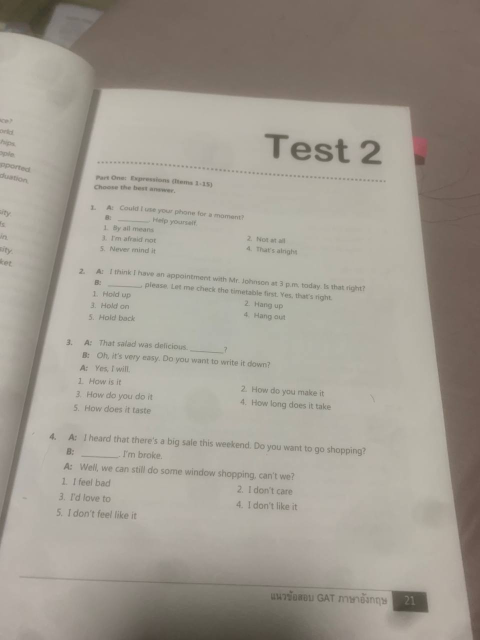
#> input picture pdf/1.jpg, 960 x 1280 px (shown at 1/2 size)
$ python scan_1.py
#> lines starting #> are read from the running program, lines starting #| are printed output that depends on the picture
from PIL import Image, ImageOps, ImageFilter
import pytesseract

img = Image.open("1.jpg").convert("L")
img = img.resize((int(img.width*1.7), int(img.height*1.7)))
#> img: PIL image 1632x2176 L
img = ImageOps.autocontrast(img)
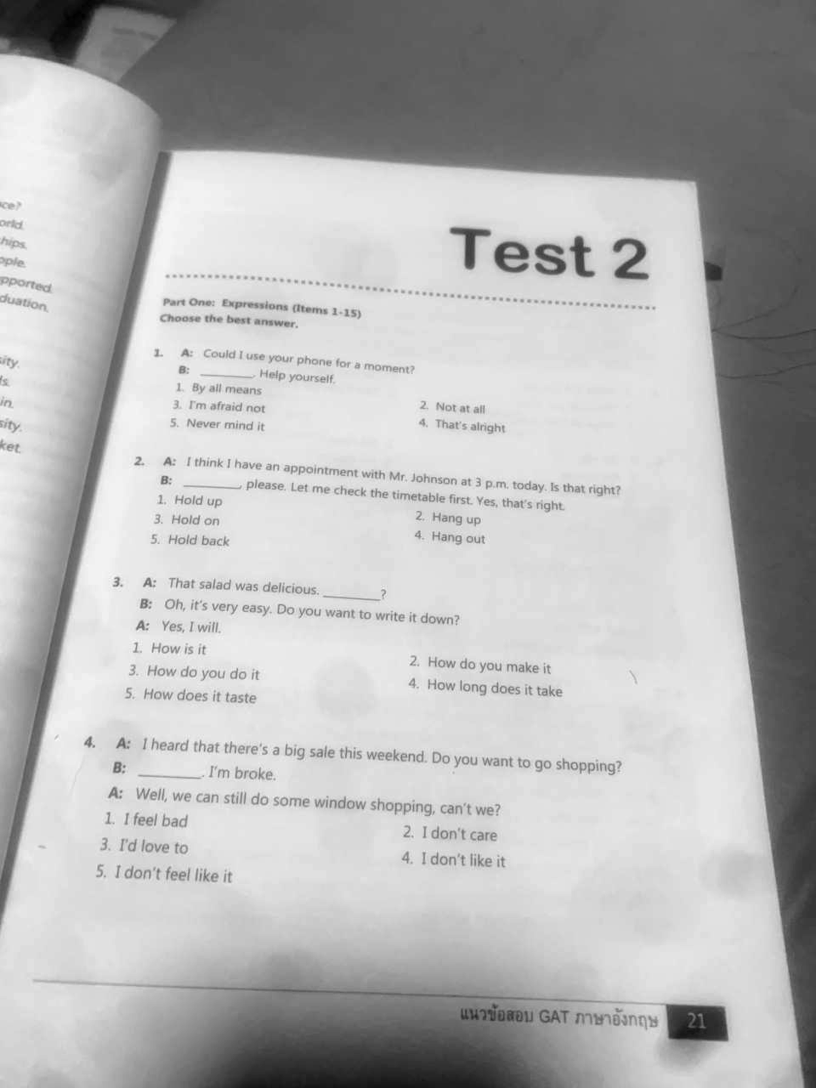
#> img: PIL image 1632x2176 L (shown at 1/2 size); min 0, max 255, mean 180.9
img = img.filter(ImageFilter.MedianFilter(size=3))
#> (the run stopped early here; a loop or call above may not have finished)

$ run again, with pdf/2.jpg copied over pdf/1.jpg
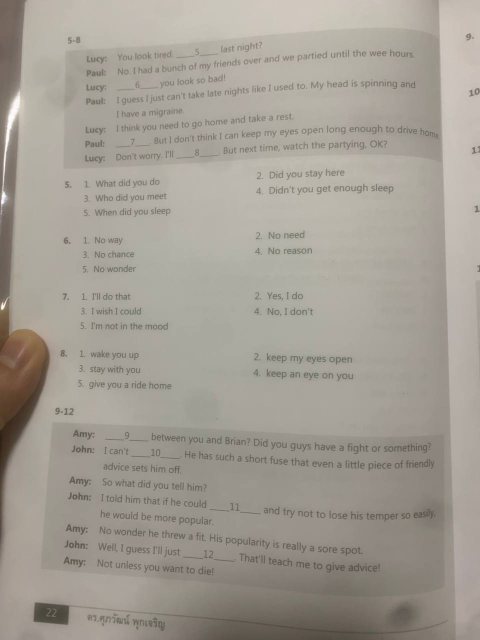
#> input picture pdf/2.jpg, 960 x 1280 px (shown at 1/2 size)
#> `img = ImageOps.autocontrast(img)`:
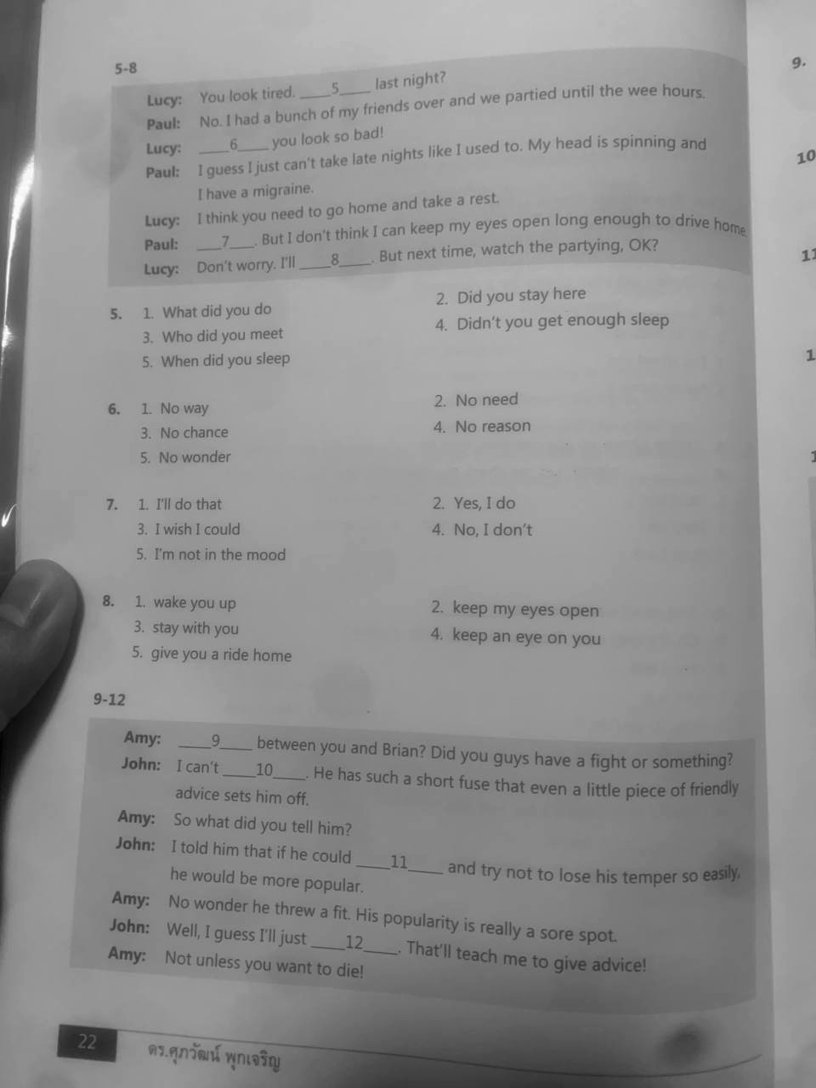
#> img: PIL image 1632x2176 L (shown at 1/2 size); min 0, max 255, mean 143.2

$ run again, with pdf/3.jpg copied over pdf/1.jpg
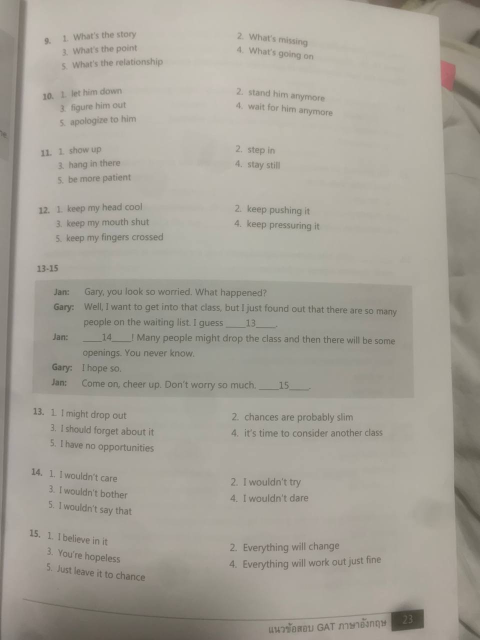
#> input picture pdf/3.jpg, 960 x 1280 px (shown at 1/2 size)
#> `img = ImageOps.autocontrast(img)`:
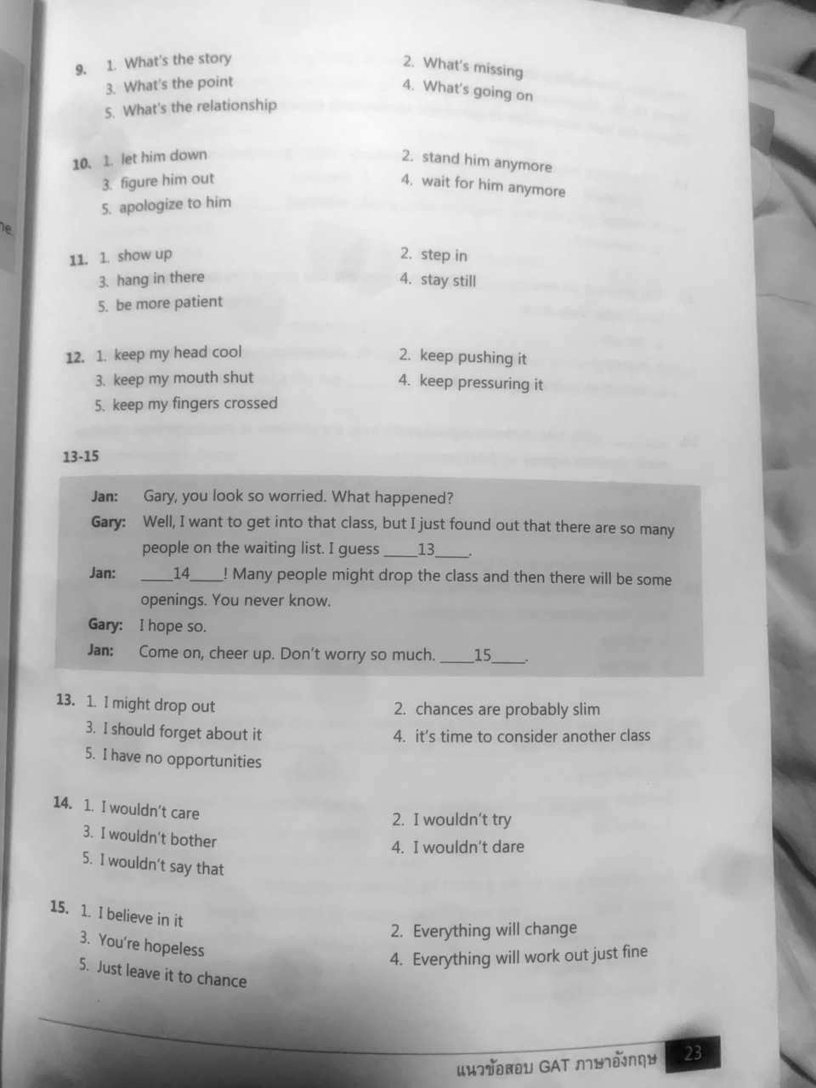
#> img: PIL image 1632x2176 L (shown at 1/2 size); min 0, max 255, mean 185.6

$ run again, with pdf/4.jpg copied over pdf/1.jpg
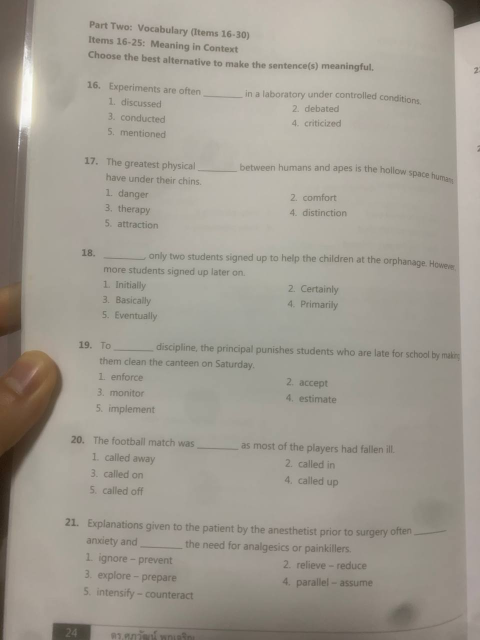
#> input picture pdf/4.jpg, 960 x 1280 px (shown at 1/2 size)
#> `img = ImageOps.autocontrast(img)`:
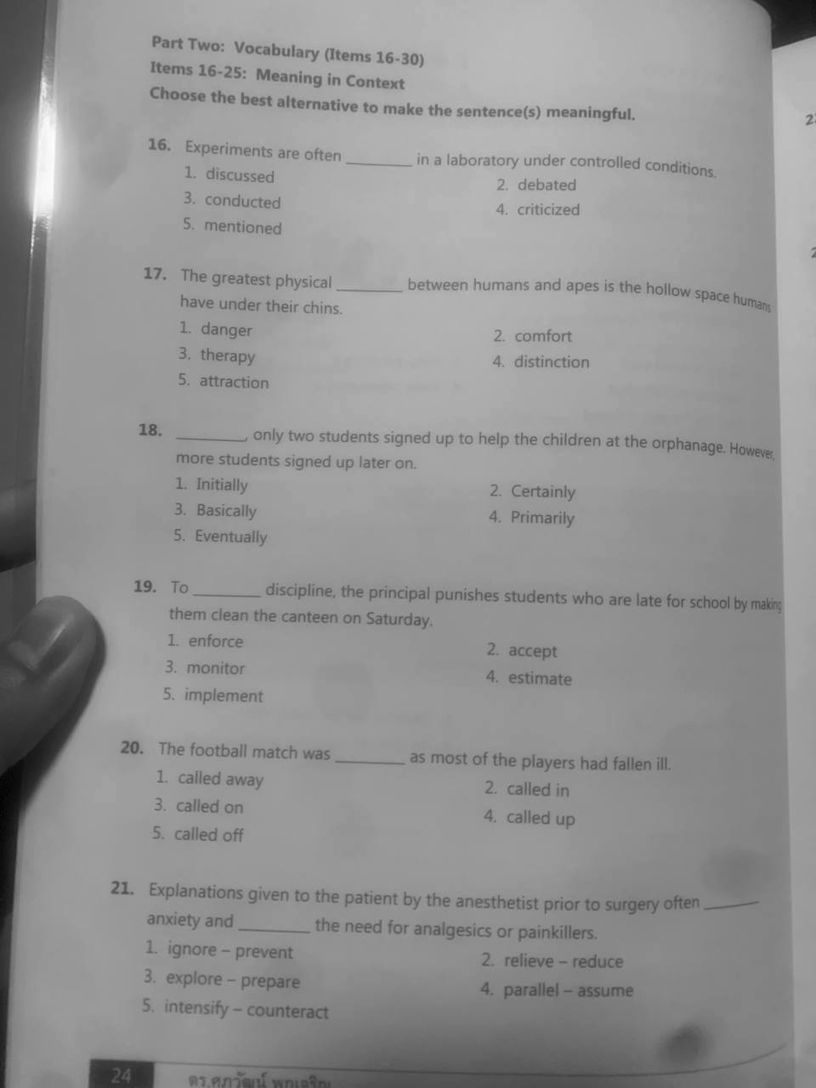
#> img: PIL image 1632x2176 L (shown at 1/2 size); min 0, max 255, mean 146.2
